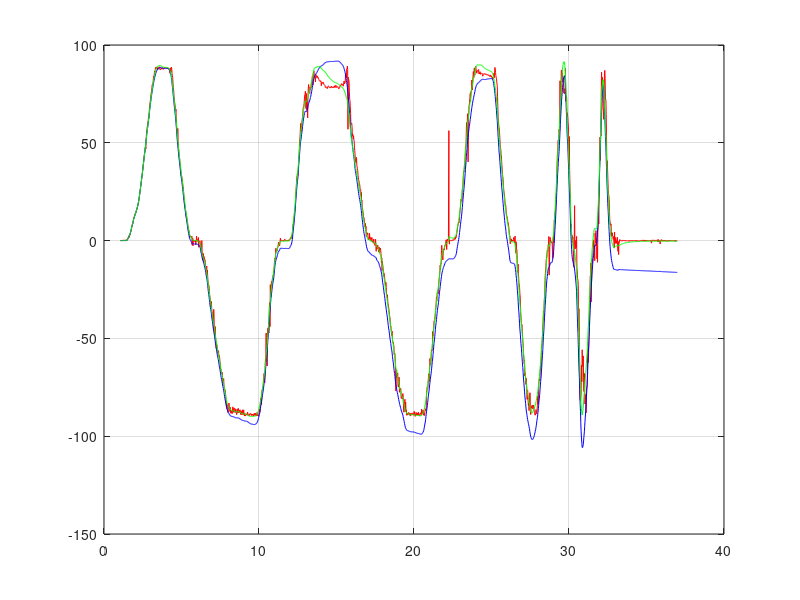

Reproduce this figure in MATLAB. (Note: this script raises an error after producing the figure.)
clc;
clear;
%% 상보필터 테스트
data = load('angle_filter_test.csv');
comp_angleX = data(:,1);
Acc_angleX = data(:,2);
Gyro_angleX = data(:,3);
Gyro_angvelX = data(:,4);
time = data(:,5);

figure(1)
plot(time,Acc_angleX,'r');
hold on;
plot(time,Gyro_angleX,'b');
grid on;
hold on;
plot(time,comp_angleX,'g');
yline(90,'--','90Deg');
yline(-90,'--','-90Deg');
legend('Accangle','GyroAngle','Complementary Filter Angle','location','best');

xlabel('time (sec)')
ylabel('Angle (Deg)')
title('상보필터 테스트 (-90Deg ~ 90Deg)')


%% 칼만필터 테스트
    Q = [0.001 0; 0 0.003];
    H = [1 0];
    R = 0.03;
    X = [0;sqrt(2.1)];
    P = 10*eye(2);

    Xsaved = X;
    Psaved = P;
    P = 5*eye(2);
    input = Gyro_angvelX;
    Sdata = Acc_angleX;

for i =1:length(time)-1
    dt(i) = time(i+1)-time(i);
    
end
dt(length(time)) = dt(length(time)-1);
for i = 1 : length(time)-1

[X,P]=linear_kalman_filter_function(X,P,Sdata(i),dt(i),Q,R,input(i));


Xsaved(:,:,i+1) = X;
Psaved(:,:,i+1) = P;

end

KF_AngleX  = Xsaved(1,1,:)
KF_AngleX = reshape(KF_AngleX,1,[]);
figure(2)

hold on
grid on
plot(time,Sdata,'r')
plot(time,KF_AngleX,'g')
yline(90,'--','90Deg');
yline(-90,'--','-90Deg');
legend('Accangle','Kalman Filter Angle','location','best');

xlabel('time (sec)')
ylabel('Angle (Deg)')
title('칼만필터 테스트 (-90Deg ~ 90Deg)')

figure(3)
plot(time,comp_angleX,'r');
hold on;
grid on;
plot(time,KF_AngleX,'b');
yline(90,'--','90Deg');
yline(-90,'--','-90Deg');
legend('Complementary Filter Angle','Kalman Filter Angle','location','best');

xlabel('time (sec)')
ylabel('Angle (Deg)')
title('상보,칼만필터 비교 (-90Deg ~ 90Deg)')
